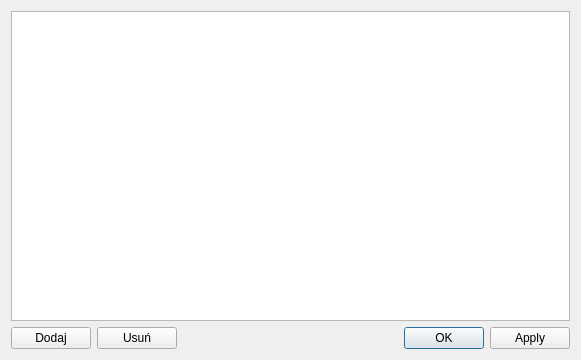
<?xml version="1.0" encoding="UTF-8"?>
<ui version="4.0">
 <class>QuestionDialog</class>
 <widget class="QDialog" name="QuestionDialog">
  <property name="geometry">
   <rect>
    <x>0</x>
    <y>0</y>
    <width>581</width>
    <height>360</height>
   </rect>
  </property>
  <property name="windowTitle">
   <string>Questions</string>
  </property>
  <layout class="QVBoxLayout" name="verticalLayout">
   <item>
    <widget class="QTableView" name="tableView">
     <property name="locale">
      <locale language="English" country="UnitedStates"/>
     </property>
    </widget>
   </item>
   <item>
    <layout class="QHBoxLayout" name="horizontalLayout">
     <item>
      <widget class="QPushButton" name="pushButtonAdd">
       <property name="text">
        <string>Dodaj</string>
       </property>
      </widget>
     </item>
     <item>
      <widget class="QPushButton" name="pushButtonDelete">
       <property name="text">
        <string>Usuń</string>
       </property>
      </widget>
     </item>
     <item>
      <spacer name="horizontalSpacer">
       <property name="orientation">
        <enum>Qt::Horizontal</enum>
       </property>
       <property name="sizeHint" stdset="0">
        <size>
         <width>40</width>
         <height>20</height>
        </size>
       </property>
      </spacer>
     </item>
     <item>
      <widget class="QDialogButtonBox" name="buttonBox">
       <property name="locale">
        <locale language="Polish" country="Poland"/>
       </property>
       <property name="orientation">
        <enum>Qt::Horizontal</enum>
       </property>
       <property name="standardButtons">
        <set>QDialogButtonBox::Apply|QDialogButtonBox::Ok</set>
       </property>
      </widget>
     </item>
    </layout>
   </item>
  </layout>
 </widget>
 <resources/>
 <connections>
  <connection>
   <sender>buttonBox</sender>
   <signal>accepted()</signal>
   <receiver>QuestionDialog</receiver>
   <slot>accept()</slot>
   <hints>
    <hint type="sourcelabel">
     <x>248</x>
     <y>254</y>
    </hint>
    <hint type="destinationlabel">
     <x>157</x>
     <y>274</y>
    </hint>
   </hints>
  </connection>
  <connection>
   <sender>buttonBox</sender>
   <signal>rejected()</signal>
   <receiver>QuestionDialog</receiver>
   <slot>reject()</slot>
   <hints>
    <hint type="sourcelabel">
     <x>316</x>
     <y>260</y>
    </hint>
    <hint type="destinationlabel">
     <x>286</x>
     <y>274</y>
    </hint>
   </hints>
  </connection>
 </connections>
</ui>
